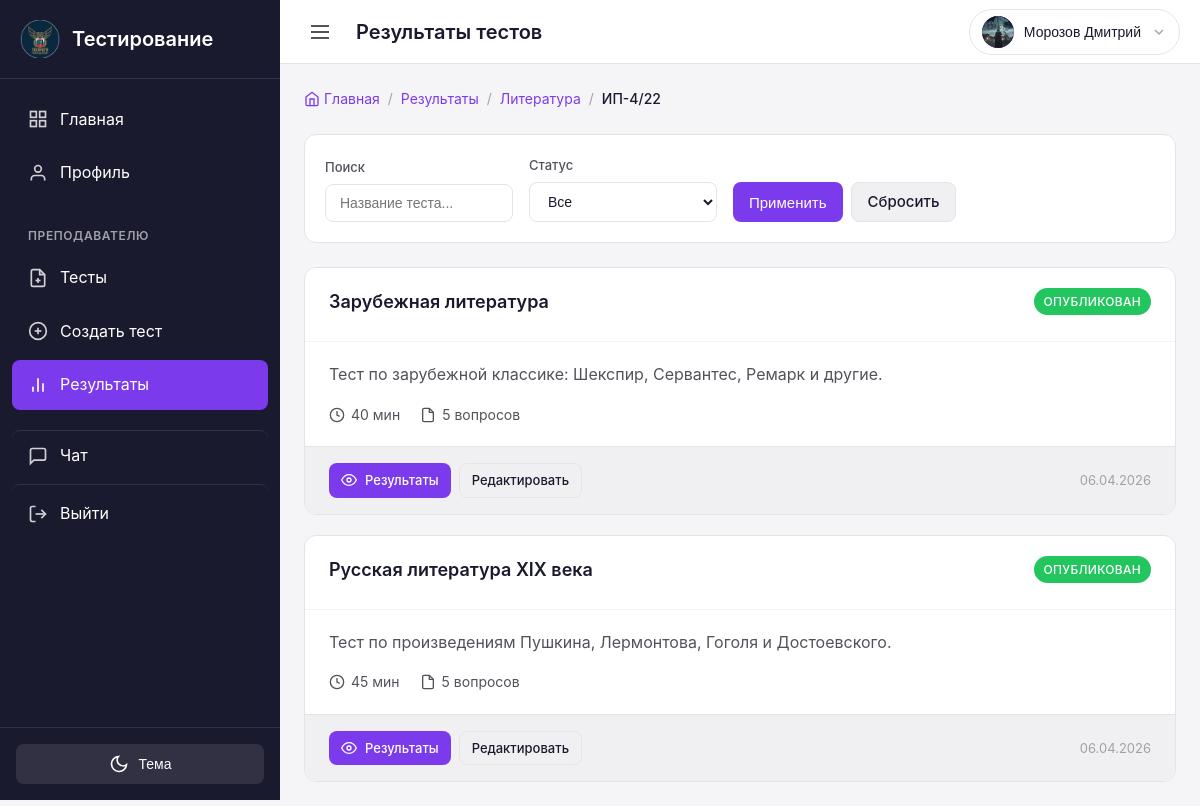
Before: /teacher/results/subjects/5/groups/4/tests/ (signed in) with the older database file.
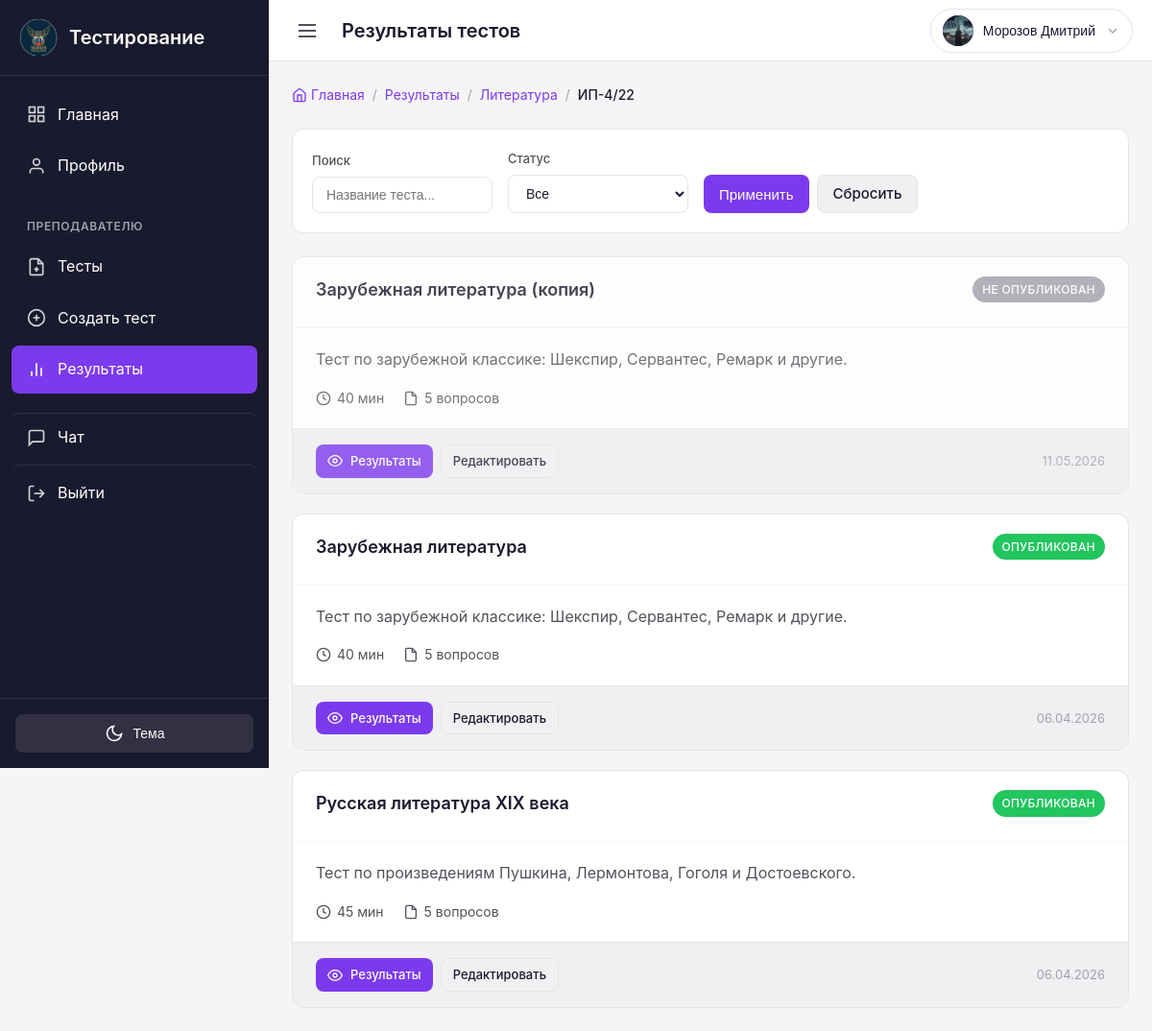
After: the same page with the newer database file.
### tests/models.py (models this page shows, shortened)
class Test(models.Model):
    subject = models.ForeignKey(
        'groups.Subject',
        on_delete=models.CASCADE,
        related_name='tests',
        verbose_name='Предмет'
    )
    title = models.CharField(
        max_length=200,
        verbose_name='Название теста'
    )
    description = models.TextField(
        blank=True,
        verbose_name='Описание'
    )
    time_limit = models.PositiveIntegerField(
        default=60,
        verbose_name='Время на прохождение (минут)',
        help_text='Время в минутах на прохождение теста'
    )
    is_published = models.BooleanField(
        default=False,
        verbose_name='Опубликован',
        help_text='Если отмечено, тест доступен студентам'
    )
    show_correct_answers = models.BooleanField(
        default=True,
        verbose_name='Показывать правильные ответы',
        help_text='Показывать ли правильные ответы после прохождения'
    )
    shuffle_questions = models.BooleanField(
        default=False,
        verbose_name='Перемешивать вопросы',
        help_text='Если отмечено, порядок вопросов и ответов будет случайным для каждого студента'
    )
    groups = models.ManyToManyField(
        'groups.Group',
        related_name='tests',
        verbose_name='Группы',
        help_text='Группы, которым доступен тест'
    )
    created_by = models.ForeignKey(
        settings.AUTH_USER_MODEL,
        on_delete=models.CASCADE,
        related_name='created_tests',
        limit_choices_to={'role': 'teacher'},
        verbose_name='Создал преподаватель'
    )
    created_at = models.DateTimeField(
        auto_now_add=True,
        verbose_name='Дата создания'
    )
    updated_at = models.DateTimeField(
        auto_now=True,
        verbose_name='Дата обновления'
    )
    class Meta:
        verbose_name = 'Тест'
        verbose_name_plural = 'Тесты'
        ordering = ['-created_at']

### users/views.py (the view)
# urls.py: path('teacher/results/subjects/<int:subject_id>/groups/<int:group_id>/tests/', views.teacher_results_tests, name='teacher_results_tests'),
@login_required
def teacher_results_tests(request, subject_id, group_id):
    from groups.models import Subject, Group
    from tests.models import Test
    if not request.user.is_teacher:
        messages.error(request, 'У вас нет доступа к этой странице')
        return redirect('dashboard')
    subject = get_object_or_404(Subject, id=subject_id, teachers=request.user)
    group = get_object_or_404(Group, id=group_id)
    search = request.GET.get('search', '')
    status_filter = request.GET.get('status', '')
    tests = Test.objects.filter(
        subject=subject,
        created_by=request.user,
        groups=group
    ).select_related('subject').prefetch_related('groups')
    if not tests.exists():
        messages.error(request, 'Для этой группы нет тестов по выбранному предмету')
        return redirect('teacher_results_groups', subject_id=subject.id)
    if search:
        tests = tests.filter(title__icontains=search)
    if status_filter == 'published':
        tests = tests.filter(is_published=True)
    elif status_filter == 'draft':
        tests = tests.filter(is_published=False)
    context = {
        'subject': subject,
        'group': group,
        'tests': tests,
        'search': search,
        'status_filter': status_filter,
    }
    return render(request, 'users/teacher/results_tests.html', context)

### chat/context_processors.py (called while the page is built)
def unread_messages_count(request):
    if request.user.is_authenticated:
        count = Message.objects.filter(receiver=request.user, is_read=False).count()
        return {'total_unread_messages': count}
    return {'total_unread_messages': 0}

### users/models.py (called while the page is built)
    @property
    def is_teacher(self):
        return self.role == UserRole.TEACHER

    @property
    def is_student(self):
        return self.role == UserRole.STUDENT

### templates/users/teacher/results_tests.html (shortened to what the changed rows need)
{% extends 'base.html' %}
{% block content %}
<div class="results-container">
    {% if tests %}
        <div class="tests-list">
            {% for test in tests %}
            <div class="test-card {% if not test.is_published %}test-draft{% endif %}">
                <div class="test-card-header">
                    <div class="test-card-title">
                        <h3 class="test-name">{{ test.title }}</h3>
                    </div>
                    <div class="test-card-status">
                        {% if test.is_published %}
                            <span class="badge badge-success">Опубликован</span>
                        {% else %}
                            <span class="badge badge-draft">Не опубликован</span>
                        {% endif %}
                    </div>
                </div>
                <div class="test-card-body">
                    {% if test.description %}
                        <p class="test-description">{{ test.description|truncatewords:15 }}</p>
                    {% endif %}
                    <div class="test-card-meta">
                        <div class="test-meta-item">
                            <svg width="16" height="16" viewBox="0 0 24 24" fill="none" stroke="currentColor" stroke-width="2">
                                <circle cx="12" cy="12" r="10"></circle>
                                <polyline points="12 6 12 12 16 14"></polyline>
                            </svg>
                            <span>{{ test.time_limit }} мин</span>
                        </div>
                        <div class="test-meta-item">
                            <svg width="16" height="16" viewBox="0 0 24 24" fill="none" stroke="currentColor" stroke-width="2">
                                <path d="M14 2H6a2 2 0 0 0-2 2v16a2 2 0 0 0 2 2h12a2 2 0 0 0 2-2V8z"></path>
                                <polyline points="14 2 14 8 20 8"></polyline>
                            </svg>
                            <span>{{ test.questions.count }} вопросов</span>
                        </div>
                    </div>
                </div>
                <div class="test-card-footer">
                    <div class="test-card-actions">
                        <a href="{% url 'teacher_results_students' subject.id group.id test.id %}" class="btn btn-primary btn-sm">
                            <svg width="16" height="16" viewBox="0 0 24 24" fill="none" stroke="currentColor" stroke-width="2">
                                <path d="M1 12s4-8 11-8 11 8 11 8-4 8-11 8-11-8-11-8z"></path>
                                <circle cx="12" cy="12" r="3"></circle>
                            </svg>
                            Результаты
                        </a>
                        <a href="{% url 'teacher_test_edit' test.id %}" class="btn btn-secondary btn-sm">
                            Редактировать
                        </a>
                    </div>
                    <span class="test-date">{{ test.updated_at|date:"d.m.Y" }}</span>
                </div>
            </div>
            {% endfor %}
        </div>
    {% endif %}
</div>
{% endblock %}

Changed rows visible on the page:
added Test: title "Зарубежная литература (копия)", is_published "НЕ ОПУБЛИКОВАН", description "Тест по зарубежной классике: Шекспир, Сервантес, Ремарк и другие.", time_limit "40", questions.count "5", updated_at "11.05.2026"
